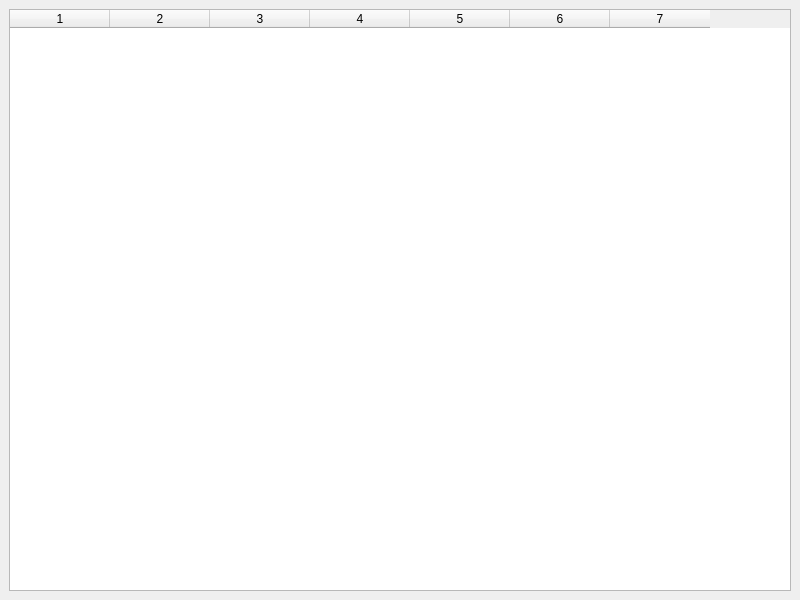
<?xml version="1.0" encoding="UTF-8"?>
<ui version="4.0">
 <class>MainWindow</class>
 <widget class="QMainWindow" name="MainWindow">
  <property name="geometry">
   <rect>
    <x>0</x>
    <y>0</y>
    <width>800</width>
    <height>600</height>
   </rect>
  </property>
  <property name="windowTitle">
   <string>Информация о кофе</string>
  </property>
  <widget class="QWidget" name="centralwidget">
   <layout class="QVBoxLayout" name="verticalLayout">
    <item>
     <widget class="QTableWidget" name="tableWidget">
      <property name="columnCount">
       <number>7</number>
      </property>
      <property name="rowCount">
       <number>0</number>
      </property>
     </widget>
    </item>
   </layout>
  </widget>
 </widget>
 <resources/>
 <connections/>
</ui>
